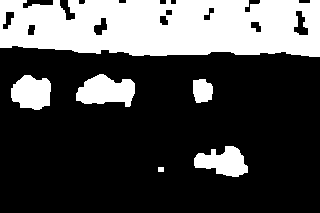
//> input picture OpenCV_Linux_Ubuntu/images/binaryGroup.bmp, 320 x 213 px
$ ./blobs   (built with g++ and OpenCV 4)
//> lines starting //> are read from the running program, lines starting //| are printed output that depends on the picture; after the words box and inside, x2 and y2 are one past the last pixel; in counts of white or black regions, pixels touching at a corner belong together
/**
 * @File    : blobs.cpp
 * @Brief   : 提取组件的轮廓 & 计算组件的形状描述符
 * Extract continuous area Calculate the shape descriptor of the area
 * @Author  : Wei Li
 * @Date    : 2021-07-31
*/

#include <iostream>
#include <vector>

#include <opencv2/highgui.hpp>
#include <opencv2/imgproc.hpp>

// --------------------------------
int main(int argc, char **argv)
{
    cv::Mat image = cv::imread("./../images/binaryGroup.bmp", 0);
//> image: 213 rows x 320 cols, CV_8UC1; 28.8% white; 6 white regions
    if (!image.data)
    {
        std::cerr << "--Error reading image files." << std::endl;
        return 1;
    }
    std::string win_name = "Binary Image";
    cv::namedWindow(win_name);
    cv::imshow(win_name, image);

    // 提取出图像中连续区域的轮廓
    // 用于存储轮廓的向量
    std::vector<std::vector<cv::Point>> contours;
    cv::findContours(image,
                     contours,               // 存储轮廓的向量
                     cv::RETR_EXTERNAL,      // 检索外部轮廓
                     cv::CHAIN_APPROX_NONE); // 每个轮廓的全部像素
//> contours = 6 contours; box (x1, y1, x2, y2) and area: (0, 0, 320, 57) 15988, (76, 74, 135, 107) 1254, (11, 75, 51, 110) 1020, (194, 146, 248, 177) 985, (193, 79, 213, 103) 360, (158, 167, 164, 172) 20

    // Print contours' length
    std::cout << "Contours: " << contours.size() << std::endl;
//| Contours: 6
    std::vector<std::vector<cv::Point>>::const_iterator itContours = contours.begin();
    for (; itContours != contours.end(); ++itContours)
    {
        std::cout << "Size: " << itContours->size() << std::endl;
    }
//> this loop made 6 passes
//| Size: 18
//| Size: 152
//| Size: 73
//| Size: 121
//| Size: 155
//| Size: 867

    // 在白色图像上画黑色轮廓
    cv::Mat result(image.size(), CV_8U, cv::Scalar(255));
    cv::drawContours(result, contours,
                     -1, // 画全部轮廓
                     0,  // 用黑色画
                     2); // 宽度为 2
//> result: 213 rows x 320 cols, CV_8UC1; 94% white; 6 black regions
    cv::String win_name_con = "Contours";
    cv::namedWindow(win_name_con);
    cv::imshow(win_name_con, result);

    // ------------------------------------------------------------------------
    // 提取轮廓的算法很简单，它系统地扫描图像，直到找到连续区域
    // 从区域的起点开始，沿着它的轮廓对边界像素做标记
    // 处理完这个轮廓后，就从上个位置继续扫描，直到发现新的区域
    // 也可以对识别出的连续区域进行独立的分析。例如知道感兴趣物体的大小，就可以将部分区域删除
    // 采用区域边界的最小值和最大值，具体做法是迭代遍历存放轮廓的向量，并且删除无效的轮廓：
    // ------------------------------------------------------------------------
    // 删除太短或太长的轮廓
    int cmin = 50;   // 最小轮廓长度
    int cmax = 1000; // 最大轮廓长度
    std::vector<std::vector<cv::Point>>::
        iterator itc = contours.begin();
    // 针对所有轮廓
    while (itc != contours.end())
    {
        // 验证轮廓大小
        if (itc->size() < cmin || itc->size() > cmax)
            itc = contours.erase(itc);
        else
            ++itc;
    }
//> after the loop, contours = 5 contours; box (x1, y1, x2, y2) and area: (0, 0, 320, 57) 15988, (76, 74, 135, 107) 1254, (11, 75, 51, 110) 1020, (194, 146, 248, 177) 985, (193, 79, 213, 103) 360

    // 在原始图像上绘制连续的区域
    cv::Mat original = cv::imread("./../images/group.jpg");
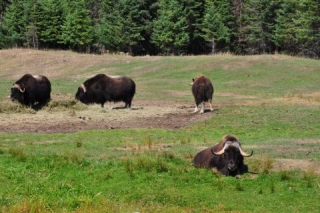
//> input picture OpenCV_Linux_Ubuntu/images/group.jpg, 320 x 213 px
//> original is the input picture: 213 rows x 320 cols, CV_8UC3; mean B, G, R 69.4, 113.7, 107.3
    if (!original.data)
    {
        std::cerr << "--Error reading image file unsuccfully." << std::endl;
        return 1;
    }

    cv::drawContours(original, contours,
                     -1,                        // draw all contours
                     cv::Scalar(255, 255, 255), // in white
                     2);                        // with a thickness of 2
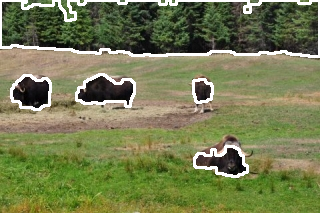
//> original: 213 rows x 320 cols, CV_8UC3; 5.93% of pixels changed, all inside (x1, y1, x2, y2) = (0, 0, 320, 178)
    cv::namedWindow("Contours on Animals");
    cv::imshow("Contours on Animals", original);

    // Let's now draw black contours on white image
    result.setTo(cv::Scalar(255));
//> result: 213 rows x 320 cols, CV_8UC1; every value is 255
    cv::drawContours(result, contours, -1, 0, 1);
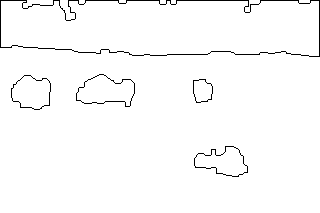
//> result: 213 rows x 320 cols, CV_8UC1; 98% white; black in thin lines or dots, all inside (x1, y1, x2, y2) = (0, 0, 320, 177)
    cv::namedWindow("Contours on Animals[result]");
    cv::imshow("Contours on Animals[result]", result);

    // 计算区域的形状描述子
    // 连续区域通常代表着场景中的某个物体
    // 为了识别该物体，或将它与其他图像元素做比较，需要对此区域进行测量，以提取出部分特征
    image = cv::imread("./../images/binaryGroup.bmp", 0);
    if (!image.data)
    {
        std::cerr << "--Error reading image file unsuccessfunlly." << std::endl;
        return 1;
    }

    // 测试边界框 bounding box
    cv::Rect r0 = cv::boundingRect(contours[0]);
//> r0 = Rect(194, 146, 54, 31)
    // 画矩形
    cv::rectangle(result, r0, 0, 2);

    // 测试覆盖圆 enclosing circle
    float radius;
    cv::Point2f center;
    cv::minEnclosingCircle(contours[1], center, radius);
//> center = Point(201.4, 90.06); radius = 13.11
    // 画圆形
    cv::circle(result, center, static_cast<int>(radius), cv::Scalar(0), 2);

    // 测试多边形逼近 approximate polygon
    std::vector<cv::Point> poly;
    cv::approxPolyDP(contours[2], poly, 5, true);
//> poly = 6 Points (x, y): [13, 84], [11, 97], [20, 107], [49, 105], [46, 78], [24, 75]
    // 画多边形
    cv::polylines(result, poly, true, 0, 2);
    std::cout << "Polygon size: " << poly.size() << std::endl;
//| Polygon size: 6

    // 测试凸包 convex hull
    std::vector<cv::Point> hull;
    cv::convexHull(contours[3], hull);
//> hull = contour of 14 points, box (x1, y1, x2, y2) (76, 74, 135, 107), area 1482
    // 画多边形
    cv::polylines(result, hull, true, 0, 2);
//> result: 213 rows x 320 cols, CV_8UC1; 96.1% white; 5 black regions, box (x1, y1, x2, y2) and area: (0, 0, 320, 57) 867, (193, 145, 249, 178) 600, (75, 73, 136, 108) 507, (10, 74, 51, 110) 397, (187, 76, 216, 105) 281

    // 计算轮廓矩是另一种功能强大的描述子（在所有区域内部画出重心）：
    // 测试轮廓矩
    // 迭代遍历所有轮廓
    itc = contours.begin();
    while (itc != contours.end())
    {
        // 计算所有轮廓矩
        cv::Moments mom = cv::moments(cv::Mat(*itc++));
        // 画重心
        cv::circle(result,
                   // 将重心位置转换成整数
                   cv::Point(mom.m10 / mom.m00, mom.m01 / mom.m00),
                   2, cv::Scalar(0), 2); // 画黑点
    }
//> this loop made 5 passes
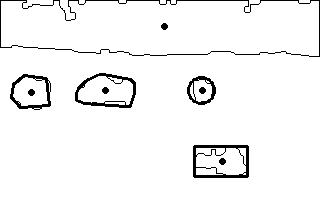
//> result: 213 rows x 320 cols, CV_8UC1; 95.8% white; 10 black regions
    cv::namedWindow("Some Shape descriptors");
    cv::imshow("Some Shape descriptors", result);

    // cv::findContours 函数也能检测二值图像中的所有闭合轮廓，包括区域内部空穴构成的轮廓
    // 实现方法是在调用函数时指定另一个标志：
    image = cv::imread("./../images/binaryGroup.bmp", 0);
    if (!image.data)
    {
        std::cerr << "--Error reading image file unsuccessfunlly." << std::endl;
        return 1;
    }
    // Get the contours of the connected components
    cv::findContours(image,
                     contours,               // 存放轮廓的向量
                     cv::RETR_LIST,          // 检索全部轮廓
                     cv::CHAIN_APPROX_NONE); // 全部像素
//> contours = 14 contours; largest, box (x1, y1, x2, y2) and area: (0, 0, 320, 57) 15988, (76, 74, 135, 107) 1254, (11, 75, 51, 110) 1020, (194, 146, 248, 177) 985, (193, 79, 213, 103) 360

    // draw black contours on white image
    result.setTo(255);
    cv::drawContours(result, contours, -1, 0, 2);
//> result: 213 rows x 320 cols, CV_8UC1; 92.3% white; 12 black regions, largest, box (x1, y1, x2, y2) and area: (0, 0, 320, 58) 2504, (75, 73, 136, 108) 539, (193, 145, 249, 178) 513
    cv::namedWindow("All Contours");
    cv::imshow("All Contours", result);
    /**注意，背景森林中增加了额外的轮廓
     * 可以把这些轮廓分层次组织起来 主区域是父轮廓，它内部的空穴是子轮廓；
     * 如果空穴内部还有区域，那它们就是上述子轮廓的子轮廓，以此类推
     * 使用 cv::RETR_TREE 标志可得到这个层次结构
     */
    // std::vector<cv::Vec4i> hierarchy;
    // cv::findContours(image, contours,        // 存放轮廓的向量
    //                  hierarchy,              // 层次结构
    //                  cv::RETR_TREE,          // 树状结构的轮廓
    //                  cv::CHAIN_APPROX_NONE); // 每个轮廓的全部像素

    // get a MSER image (或者使用形态学滤波器来清理图像)
    cv::Mat components;
    components = cv::imread("./../images/mser.bmp", 0);
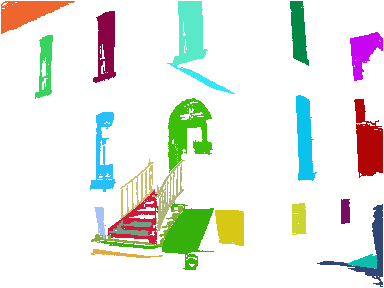
//> input picture OpenCV_Linux_Ubuntu/15_watershed_algorithm_segmentation/mser.bmp, 384 x 288 px
//> components: 288 rows x 384 cols, CV_8UC1; min 50, max 255, mean 232.1
    // create a binary version 创建二值图像
    components = components == 255;
    // open the image (white background) 打开图像（包含背景）
    cv::morphologyEx(components, components, cv::MORPH_OPEN, cv::Mat(), cv::Point(-1, -1), 3);
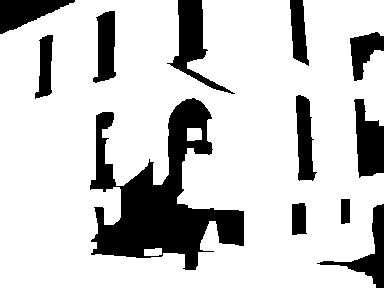
//> components: 288 rows x 384 cols, CV_8UC1; 79.4% white; 12 black regions, largest, box (x1, y1, x2, y2) and area: (90, 98, 244, 270) 11069, (167, 0, 235, 94) 1915, (354, 99, 384, 178) 1629
    cv::namedWindow("MSER image");
    cv::imshow("MSER image", components);

    contours.clear();
//> contours = 0 contours
    // 翻转图像（背景必须是黑色的）
    cv::Mat componentsInv = 255 - components;
//> componentsInv: 288 rows x 384 cols, CV_8UC1; 20.6% white; 12 white regions
    // 得到连续区域的轮廓
    cv::findContours(componentsInv,
                     contours,               // 轮廓的向量
                     cv::RETR_EXTERNAL,      // 检索外部轮廓
                     cv::CHAIN_APPROX_NONE); // // retrieve all pixels of each contours
//> contours = 12 contours; largest, box (x1, y1, x2, y2) and area: (90, 98, 244, 270) 10866, (167, 0, 235, 94) 1768, (354, 99, 384, 178) 1528, (0, 0, 75, 34) 1292, (317, 204, 384, 288) 1205

    // white image
    cv::Mat quadri(components.size(), CV_8U, 255);

    // 针对全部轮廓
    std::vector<std::vector<cv::Point>>::iterator it = contours.begin();
    while (it != contours.end())
    {
        poly.clear();
        // 用多边形逼近轮廓
        cv::approxPolyDP(*it, poly, 10, true);
        // 是否为四边形？
        if (poly.size() == 4)
        {
            // 画出来
            cv::polylines(quadri, poly, true, 0, 2);
        }
        ++it;
    }
//> this loop made 12 passes
//> poly on passes 3, 6, 7, 8, 9, 10, 12: 2 Points (x, y): [341, 199], [349, 222], 3 Points (x, y): [298, 95], [298, 179], [312, 180], 4 Points (x, y): [52, 35], [39, 40], [35, 98], [51, 92], 4 Points (x, y): [377, 32], [350, 38], [354, 80], [383, 50], 4 Points (x, y): [114, 11], [96, 17], [95, 82], [115, 75], 4 Points (x, y): [290, 0], [293, 57], [308, 65], [302, 0], 3 Points (x, y): [0, 33], [74, 0], [0, 0]
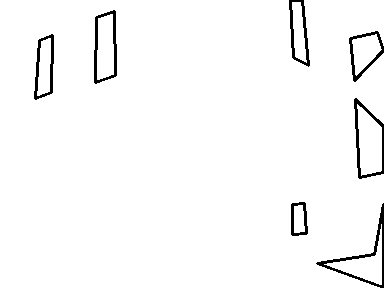
//> quadri: 288 rows x 384 cols, CV_8UC1; 97.2% white; 7 black regions, largest, box (x1, y1, x2, y2) and area: (316, 203, 384, 288) 639, (354, 98, 384, 179) 512, (94, 10, 117, 84) 494
    cv::namedWindow("MSER quadrilateral");
    cv::imshow("MSER quadrilateral", quadri);

    cv::waitKey();
    cv::destroyAllWindows();
    return 0;
}
